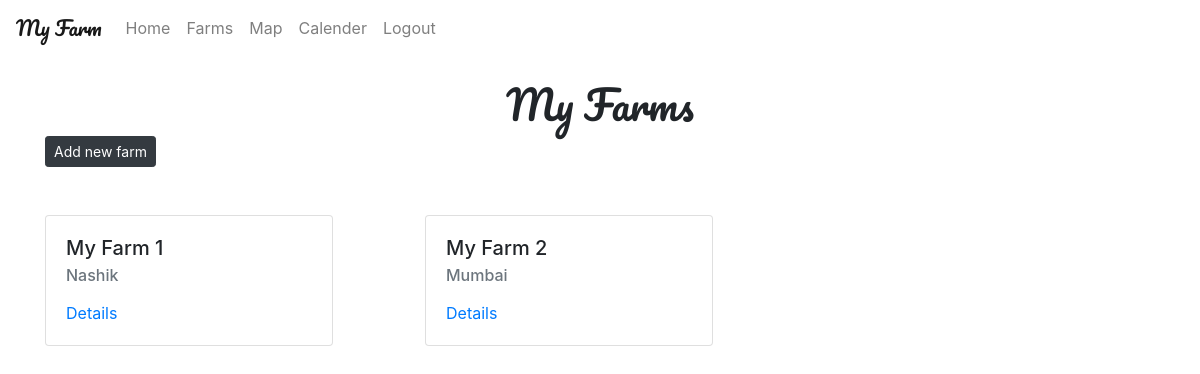
/farm/ (signed in), run on the app's committed database.
### farm/models.py (models this page shows, shortened)
class Farm(models.Model):
    owner = models.ForeignKey(User, on_delete=models.CASCADE)
    name = models.CharField(max_length=100)
    location = models.CharField(max_length=100)
    area = models.CharField(max_length=100)

### farm/views.py (the view)
# urls.py: path('', myfarms, name='myfarms'),
def myfarms(request):
    allfarms = Farm.objects.filter(owner=request.user)
    return render(request, 'farm/myfarm.html', {'allfarms': allfarms})

### farm/templates/farm/myfarm.html (shortened to what this page needs)
{% extends 'baselayout.html' %}
{% load static from staticfiles %}
{% block content %}
<div class="container">
    <h1 class="sign" style="font-family: 'Pacifico', cursive;" align=center>My Farms</h1>
    <a type="button" class="btn btn-sm btn-dark" href="addfarm/">Add new farm</a>
    <br />
    <br />
    <br />
    <div class="row">
        {% for x in allfarms%}
        <div class="col-4">
            <div class="card" style="width: 18rem;">
                <div class="card-body">
                    <h5 class="card-title">{{x.name}}</h5>
                    <h6 class="card-subtitle mb-2 text-muted">{{x.location}}</h6>
                    <a href="farmdetails/{{x.id}}/" class="card-link">Details</a>
                </div>
            </div>
        </div>
        {% endfor %}
    </div>
</div>
{% endblock %}

### data on the page
Farm: name "My Farm 1", location "Nashik"
Farm: name "My Farm 2", location "Mumbai"
